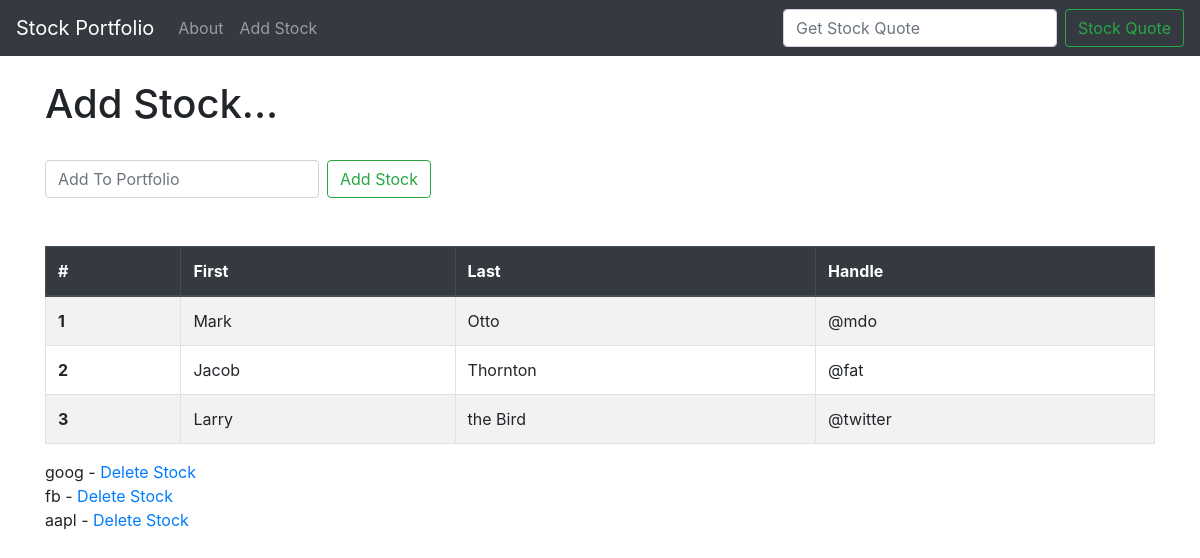
Page /add_stock.html on the earlier database version.
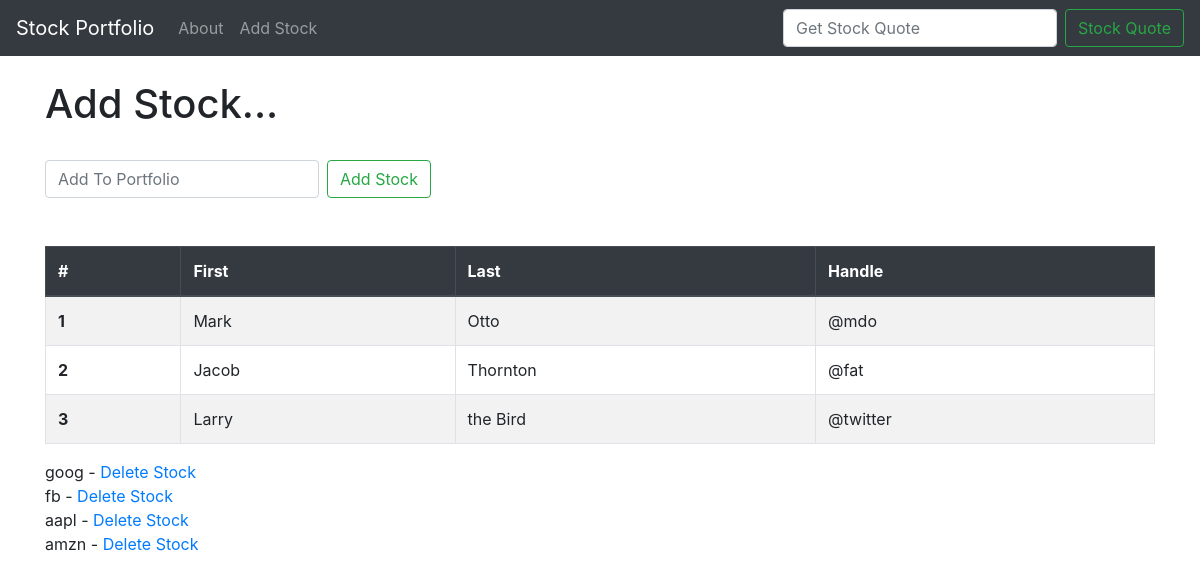
Same page on the later database version.
### quotes/models.py (models this page shows)
class Stock(models.Model):
    ticker = models.CharField(max_length=10)
    def __str__(self):
        return self.ticker

### quotes/views.py (the view)
# urls.py: path('add_stock.html', views.add_stock, name="add_stock"),
def add_stock(request):
    if request.method == 'POST':
        form = StockForm(request.POST or None)
        if form.is_valid():
            form.save()
            messages.success(request, ("Stock Has Been Added"))
            return redirect('add_stock')
    else:
        ticker = Stock.objects.all()
        return render(request, 'add_stock.html', {'ticker': ticker})

### quotes/templates/add_stock.html (shortened to what this page needs)
{% extends 'base.html' %}
{% block content %}
<h1>Add Stock...</h1>
<br/>
<form action="{% url 'add_stock' %}" class="form-inline my-2 my-lg-0" method="POST">
      <input class="form-control mr-sm-2" type="search" placeholder="Add To Portfolio" aria-label="Search" name="ticker">
      <button class="btn btn-outline-success my-2 my-sm-0" type="submit">Add Stock</button>
    </form>
<br/><br/>
<table class="table table-striped table-bordered table-hover">
  <thead class="thead-dark">
    <tr>
      <th scope="col">#</th>
      <th scope="col">First</th>
      <th scope="col">Last</th>
      <th scope="col">Handle</th>
    </tr>
  </thead>
  <tbody>
    <tr>
      <th scope="row">1</th>
      <td>Mark</td>
      <td>Otto</td>
      <td>@mdo</td>
    </tr>
    <tr>
      <th scope="row">2</th>
      <td>Jacob</td>
      <td>Thornton</td>
      <td>@fat</td>
    </tr>
    <tr>
      <th scope="row">3</th>
      <td>Larry</td>
      <td>the Bird</td>
      <td>@twitter</td>
    </tr>
  </tbody>
</table>
{% for item in ticker %}
    {{ item }} - <a href="{% url 'delete' item.id %}">Delete Stock</a> <br/>
{% endfor %}
{% endblock %}

Differences in the rows shown:
added Stock: ticker "amzn"
